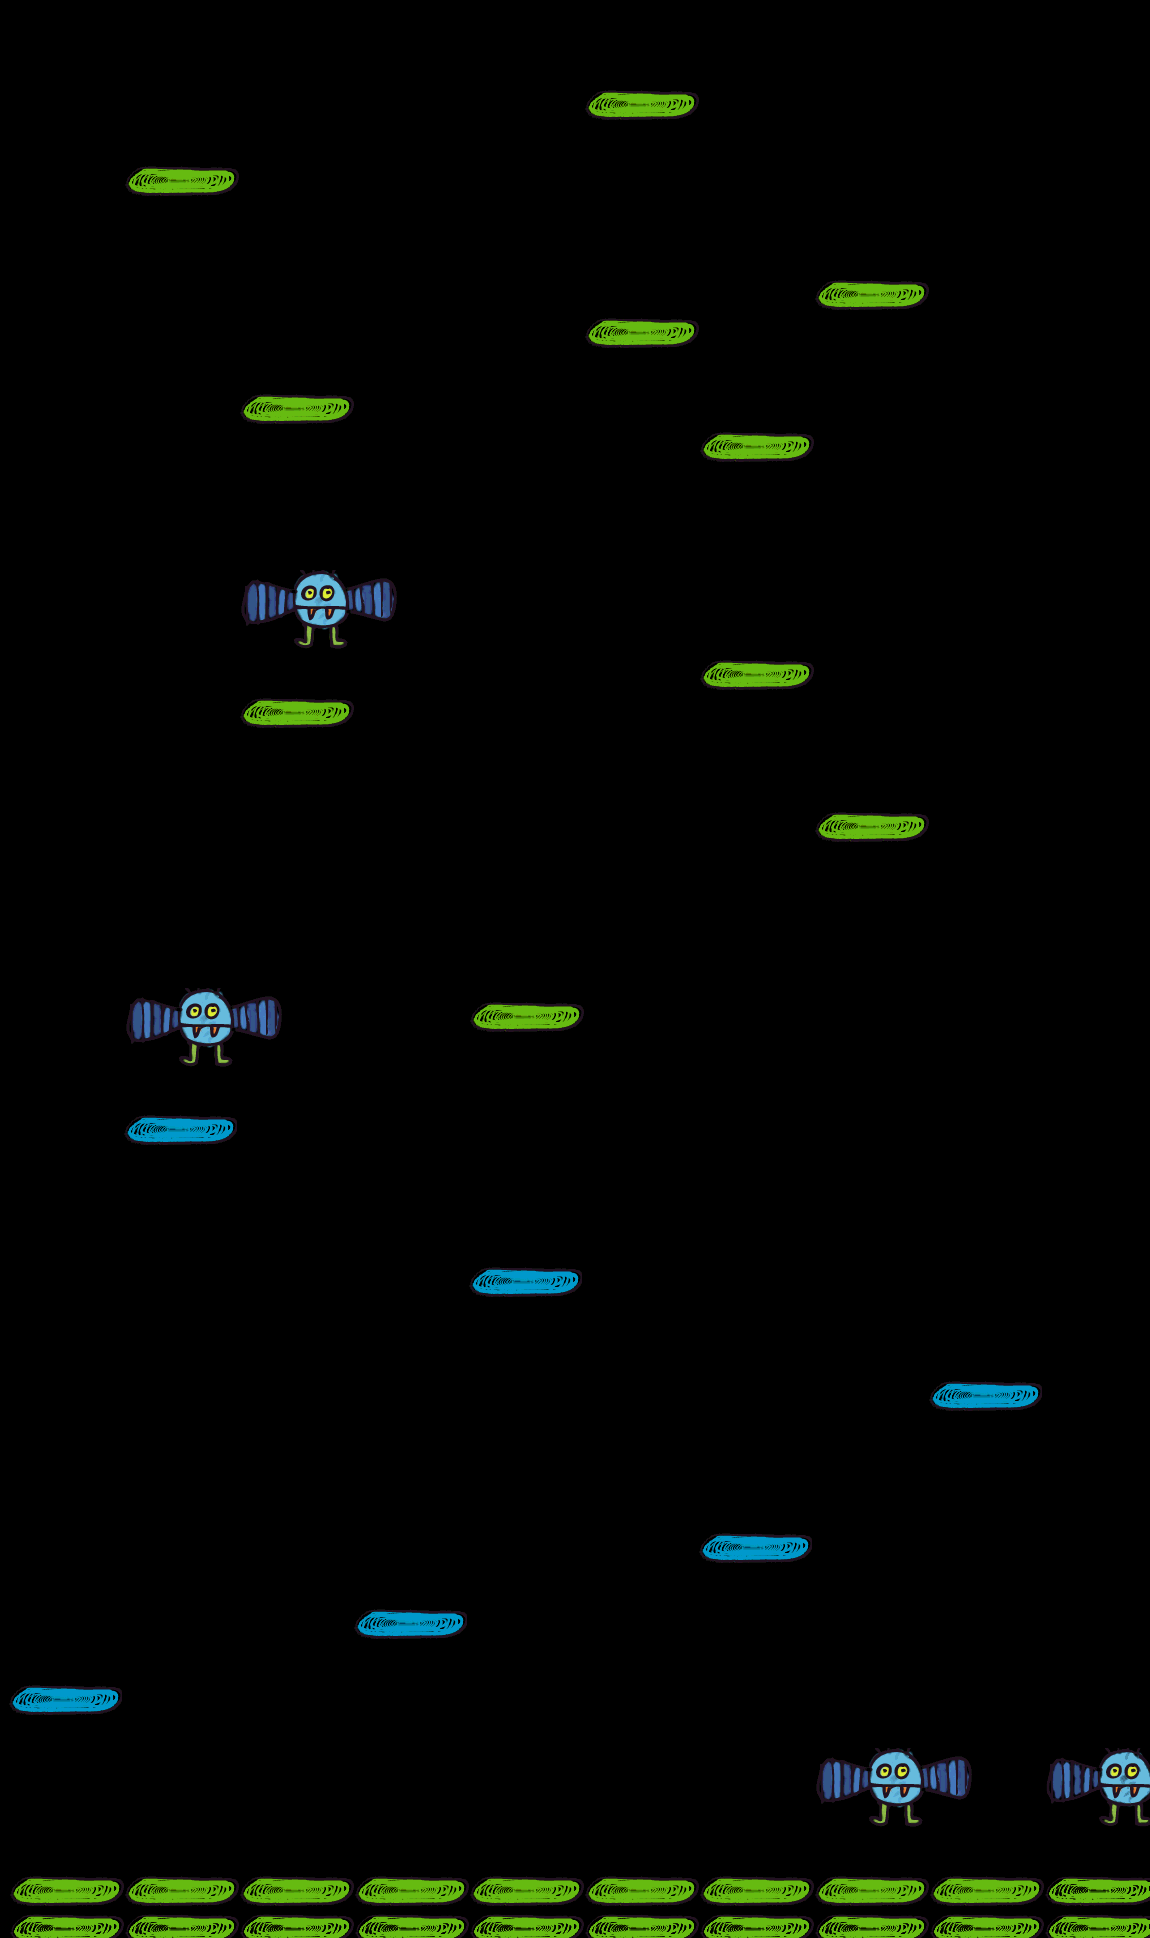

This game map was drawn from its Tiled (.tmx) file and the tilesets committed beside it. A one-line description and the full map source follow:
An orthogonal 10x51 tile map with 115x38 px tiles, 1 tile layer (tilesLayout) and 3 objects (2x Block, Enemy).

<map version="1.0" tiledversion="1.0.3" orientation="orthogonal" renderorder="right-down" width="10" height="51" tilewidth="115" tileheight="38" nextobjectid="11">
 <tileset firstgid="1" source="tileSet.tsx" />
 <layer name="tilesLayout" width="10" height="51" offsetx="9.33333" offsety="6">
  <data encoding="csv">
0,0,0,0,0,0,0,0,0,0,
0,0,0,0,0,0,0,0,0,0,
0,0,0,0,0,8,0,0,0,0,
0,0,0,0,0,0,0,0,0,0,
0,8,0,0,0,0,0,0,0,0,
0,0,0,0,0,0,0,0,0,0,
0,0,0,0,0,0,0,0,0,0,
0,0,0,0,0,0,0,8,0,0,
0,0,0,0,0,8,0,0,0,0,
0,0,0,0,0,0,0,0,0,0,
0,0,8,0,0,0,0,0,0,0,
0,0,0,0,0,0,8,0,0,0,
0,0,0,0,0,0,0,0,0,0,
0,0,0,0,0,0,0,0,0,0,
0,0,0,0,0,0,0,0,0,0,
0,0,0,0,0,0,0,0,0,0,
0,0,2,0,0,0,0,0,0,0,
0,0,0,0,0,0,8,0,0,0,
0,0,8,0,0,0,0,0,0,0,
0,0,0,0,0,0,0,0,0,0,
0,0,0,0,0,0,0,0,0,0,
0,0,0,0,0,0,0,8,0,0,
0,0,0,0,0,0,0,0,0,0,
0,0,0,0,0,0,0,0,0,0,
0,0,0,0,0,0,0,0,0,0,
0,0,0,0,0,0,0,0,0,0,
0,0,0,0,8,0,0,0,0,0,
0,2,0,0,0,0,0,0,0,0,
0,0,0,0,0,0,0,0,0,0,
0,9,0,0,0,0,0,0,0,0,
0,0,0,0,0,0,0,0,0,0,
0,0,0,0,0,0,0,0,0,0,
0,0,0,0,0,0,0,0,0,0,
0,0,0,0,9,0,0,0,0,0,
0,0,0,0,0,0,0,0,0,0,
0,0,0,0,0,0,0,0,0,0,
0,0,0,0,0,0,0,0,9,0,
0,0,0,0,0,0,0,0,0,0,
0,0,0,0,0,0,0,0,0,0,
0,0,0,0,0,0,0,0,0,0,
0,0,0,0,0,0,9,0,0,0,
0,0,0,0,0,0,0,0,0,0,
0,0,0,9,0,0,0,0,0,0,
0,0,0,0,0,0,0,0,0,0,
9,0,0,0,0,0,0,0,0,0,
0,0,0,0,0,0,0,0,0,0,
0,0,0,0,0,0,0,0,0,0,
0,0,0,0,0,0,0,2,0,2,
0,0,0,0,0,0,0,0,0,0,
8,8,8,8,8,8,8,8,8,8,
8,8,8,8,8,8,8,8,8,8
</data>
 </layer>
 <objectgroup name="objLayout" visible="0">
  <object id="2" name="FlyingEnemy" type="Enemy" gid="2" x="223.667" y="219.667" width="163" height="82" />
  <object id="8" name="CommonBlock" type="Block" gid="8" x="438" y="225" width="117" height="31" />
  <object id="9" name="MoveBlock" type="Block" gid="9" x="592" y="217" width="113" height="31" />
 </objectgroup>
</map>